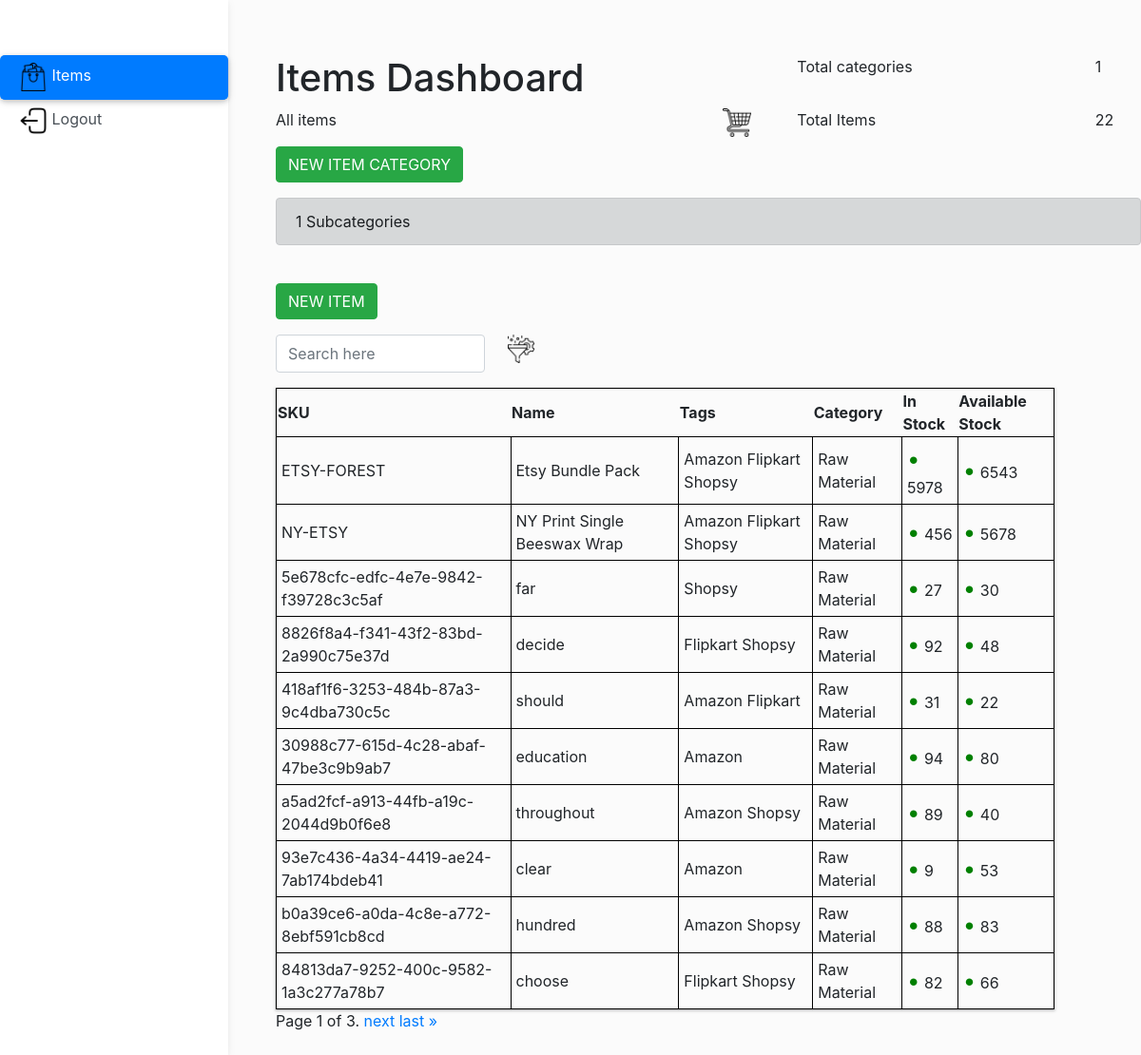
The app's page /items/ (signed in) with its own data.
### items/models.py (models this page shows, shortened)
class Items(models.Model):
    sku = models.CharField(max_length=100, null=True, blank=True, help_text="SKU")
    name = models.CharField(max_length=100, null=True, blank=True, help_text="Name of SKU")
    tags = models.ManyToManyField('Tag', blank=True, help_text="Tags associated with the item")
    category = models.ManyToManyField('Category' , max_length=100, null=True, blank=True, help_text="Category of SKU")
    in_stocks = models.IntegerField(default=0, null=True, blank=True, help_text="Number of total stocks")
    available_stocks = models.IntegerField(default=0, null=True, blank=True, help_text="Available stocks")
    class Meta:
        verbose_name = "Item"
        verbose_name_plural = "Items"
    def get_all_tags(self):
        try:
            tag_objs = self.tags.all()
            tag_str = ""
            for i in tag_objs:
                tag_str += i.name + " "
            return tag_str
        except Exception as e:
            print("Error in get_all_tags ", e)
    def get_all_categories(self):
        try:
            category_objs = self.category.all()
            category_str = ""
            for i in category_objs:
                category_str += i.name + " "
            return category_str
        except Exception as e:
            print("Error in get_all_categories ", e)

class Tag(models.Model):
    name = models.CharField(max_length=50, unique=True, help_text="Tag name")
    class Meta:
        verbose_name = "Tag"
        verbose_name_plural = "Tags"

class Category(models.Model):
    name = models.CharField(max_length=50, unique=True, help_text="Category name")
    class Meta:
        verbose_name = "Category"
        verbose_name_plural = "Category"

### items/views.py (the view)
# urls.py: path('items/',views.Item),
def Item(request):
   try:
      if request.user.is_authenticated:
         item_objs = Items.objects.all()
         total_items = item_objs.count()
         category_objs = Category.objects.all()
         total_categories = category_objs.count()
         tag_objs = Tag.objects.all()
         items_per_page = 10
         paginator = Paginator(item_objs, items_per_page)
         page = request.GET.get('page', 1)
         try:
               items = paginator.page(page)
         except PageNotAnInteger:
               items = paginator.page(1)
         except EmptyPage:
               items = paginator.page(paginator.num_pages)
         return render(request, "items.html", {
               'items': items,
               'total_items': total_items,
               'total_categories': total_categories,
               'category_objs': category_objs,
               'tag_objs': tag_objs,
         })
      else:
         return HttpResponse("You are not authorized!")
   except Exception as e:
      print("Error in Item page", str(e))

### items/templates/items.html (shortened to what this page needs)
{% load static %}
<!DOCTYPE html>
<html lang="en">
<head>
    <link rel="stylesheet" href="https://cdn.jsdelivr.net/npm/bootstrap@4.0.0/dist/css/bootstrap.min.css"
>
    <link rel="stylesheet" href="https://stackpath.bootstrapcdn.com/bootstrap/4.4.1/css/bootstrap.min.css"
>
    <link rel="stylesheet" href="https://use.fontawesome.com/releases/v5.1.0/css/all.css"
>
</head>
<body>
    <header style="border-right: 90px solid blue;">
        <nav id="sidebarMenu" class="collapse d-lg-block sidebar collapse bg-white">
          <div class="position-sticky">
            <div class="list-group list-group-flush">
              <a class="list-group-item list-group-item-action py-2 ripple active" aria-current="true"
                data-mdb-toggle="collapse" href="#collapseExample1" aria-expanded="true"
                aria-controls="collapseExample1">
                <img src="{%static 'shopping-bag.png'%}" width="30" height="30" alt="">
                <span>Items</span>
              </a>
              <a class="list-group-item list-group-item-action py-2 ripple" aria-current="true"
                data-mdb-toggle="collapse" href="/logout/" aria-expanded="true"
                aria-controls="collapseExample1">
                <img src="{%static 'logout.png'%}" width="30" height="30" alt="">
                <span>Logout</span>
              </a>
            </div>
          </div>
        </nav>
    </header>
    <main style="margin-top: 58px; margin-left:50px">
        <div class="" >
          <div class="">
            <div class="row">
              <div class="col-6">
                <h1>Items Dashboard</h1>
              </div>
              <div class="col-6">
                <div class="row">
                  <div class="col-2">
                  </div>
                  <div class="col-8">Total categories</div>
                  <div class="col-2" id="tot-categories">{{ total_categories }}</div>
              </div>
              </div>
            </div>
            <div class="row">
              <div class="col-6">
                <p>All items</p>
              </div>
              <div class="col-6">
                <div class="row">
                  <div class="col-2">
                    <img src="{%static  'shopping-cart.png'%}" style="width: 30px;" alt="">
                  </div>
                  <div class="col-8">Total Items</div>
                  <div class="col-2">{{total_items}}</div>
                </div>
              </div>
            </div>
            <button type="button" class="btn btn-success" data-toggle="modal" data-target="#new-category">NEW ITEM CATEGORY</button>
            <div class="alert alert-dark my-3" role="alert">
              {{total_categories}} Subcategories
            </div>
          </div>
        </div>
        <div class="my-4" >
          <div class="">
            <table role="table" id="item-table" class="display">
              <button type="button" class="btn btn-success my-3" data-toggle="modal" data-target="#new-item">NEW ITEM</button>
              <div class="search-bar-box mb-3 ">
                <input id="search-bar"  type="text"  class="form-control" placeholder="Search here" style="width: 220px; height: 40px;">
                <div class="input-group-append" style="cursor: pointer;">
                  <img  class="mx-4" src="{% static 'filter.png' %}" width="30" height="30" alt="Filter" class="img-fluid" data-toggle="modal" data-target="#filter-modal">
                </div>
              </div>
              <thead role="rowgroup">
                <tr role="row">
                  <th role="columnheader">SKU </th>
                  <th role="columnheader">Name</th>
                  <th role="columnheader">Tags</th>
                  <th role="columnheader">Category </th>
                  <th role="columnheader">In Stock</th>
                  <th role="columnheader">Available Stock</th>
                </tr>
              </thead>
              <tbody role="rowgroup">
              {% for item in items %}
              <tr role="row">
                  <td role="cell">{{ item.sku }}</td>
                  <td role="cell">
                    {{ item.name }}
                  </td>
                  <td role="cell">
                    {{ item.get_all_tags }}
                  </td>
                  <td role="cell">
                    {{ item.get_all_categories}}
                  </td>
                  <td role="cell">
                    {% if item.in_stocks > 0 %}
                        <span style="color: green; font-size: 24px;">&#8226;</span>
                    {% else %}
                        <span style="color: red; font-size: 24px;">&#8226;</span>
                    {% endif %}
                    {{ item.in_stocks }}
                  </td>
                  <td role="cell">
                      {% if item.available_stocks > 0 %}
                          <span style="color: green; font-size: 24px;">&#8226;</span>
                      {% else %}
                          <span style="color: red; font-size: 24px;">&#8226;</span>
                      {% endif %}
                      {{ item.available_stocks }}
                  </td>
                </tr>
              {% endfor %}
              </tbody>
            </table>
            <div class="pagination " >
              <span class="step-links">
                  <span class="current">
                      Page {{ items.number }} of {{ items.paginator.num_pages }}.
                  </span>
                  {% if items.has_next %}
                      <a href="?page={{ items.next_page_number }}">next</a>
                      <a href="?page={{ items.paginator.num_pages }}">last &raquo;</a>
                  {% endif %}
              </span>
            </div>
          </div>
        </div>
    </main>
</body>
</html>

### items/templates/items.html (style rules this page uses)
body { background-color: #fbfbfb; overflow-x: hidden; }
@media (min-width: 991.98px) { main { padding-left: 240px; } }
.sidebar { position: fixed; top: 0; bottom: 0; left: 0; padding: 58px 0 0; box-shadow: 0 2px 5px 0 rgb(0 0 0 / 5%), 0 2px 10px 0 rgb(0 0 0 / 5%); width: 240px; z-index: 600; }
.sidebar .active { border-radius: 5px; box-shadow: 0 2px 5px 0 rgb(0 0 0 / 16%), 0 2px 10px 0 rgb(0 0 0 / 12%); }
table { border-collapse: collapse; width: 90%; padding: 8px; }
#item-table { padding: 8px; box-shadow: rgba(60, 64, 67, 0.3) 0px 1px 2px 0px, rgba(60, 64, 67, 0.15) 0px 1px 3px 1px; }
tr, td { padding: 5px; border: 1px solid black; }
.search-bar-box { position: relative; display : flex; flex-wrap: wrap; width: 50%; align-items: stretch; }

### records on screen
Items: sku "ETSY-FOREST", name "Etsy Bundle Pack", get_all_tags "Amazon Flipkart Shopsy", get_all_categories "Raw Material", in_stocks "5978", available_stocks "6543"
Items: sku "NY-ETSY", name "NY Print Single Beeswax Wrap", get_all_tags "Amazon Flipkart Shopsy", get_all_categories "Raw Material", in_stocks "456", available_stocks "5678"
Items: sku "5e678cfc-edfc-4e7e-9842-f39728c3c5af", name "far", get_all_tags "Shopsy", get_all_categories "Raw Material", in_stocks "27", available_stocks "30"
Items: sku "8826f8a4-f341-43f2-83bd-2a990c75e37d", name "decide", get_all_tags "Flipkart Shopsy", get_all_categories "Raw Material", in_stocks "92", available_stocks "48"
Items: sku "418af1f6-3253-484b-87a3-9c4dba730c5c", name "should", get_all_tags "Amazon Flipkart", get_all_categories "Raw Material", in_stocks "31", available_stocks "22"
Items: sku "30988c77-615d-4c28-abaf-47be3c9b9ab7", name "education", get_all_tags "Amazon", get_all_categories "Raw Material", in_stocks "94", available_stocks "80"
Items: sku "a5ad2fcf-a913-44fb-a19c-2044d9b0f6e8", name "throughout", get_all_tags "Amazon Shopsy", get_all_categories "Raw Material", in_stocks "89", available_stocks "40"
Items: sku "93e7c436-4a34-4419-ae24-7ab174bdeb41", name "clear", get_all_tags "Amazon", get_all_categories "Raw Material", in_stocks "9", available_stocks "53"
Items: sku "b0a39ce6-a0da-4c8e-a772-8ebf591cb8cd", name "hundred", get_all_tags "Amazon Shopsy", get_all_categories "Raw Material", in_stocks "88", available_stocks "83"
Items: sku "84813da7-9252-400c-9582-1a3c277a78b7", name "choose", get_all_tags "Flipkart Shopsy", get_all_categories "Raw Material", in_stocks "82", available_stocks "66"

### other values on screen
{{ total_categories }} "1"
{{ total_items }} "22"
{{ items.number }} "1"
{{ items.paginator.num_pages }} "3"
